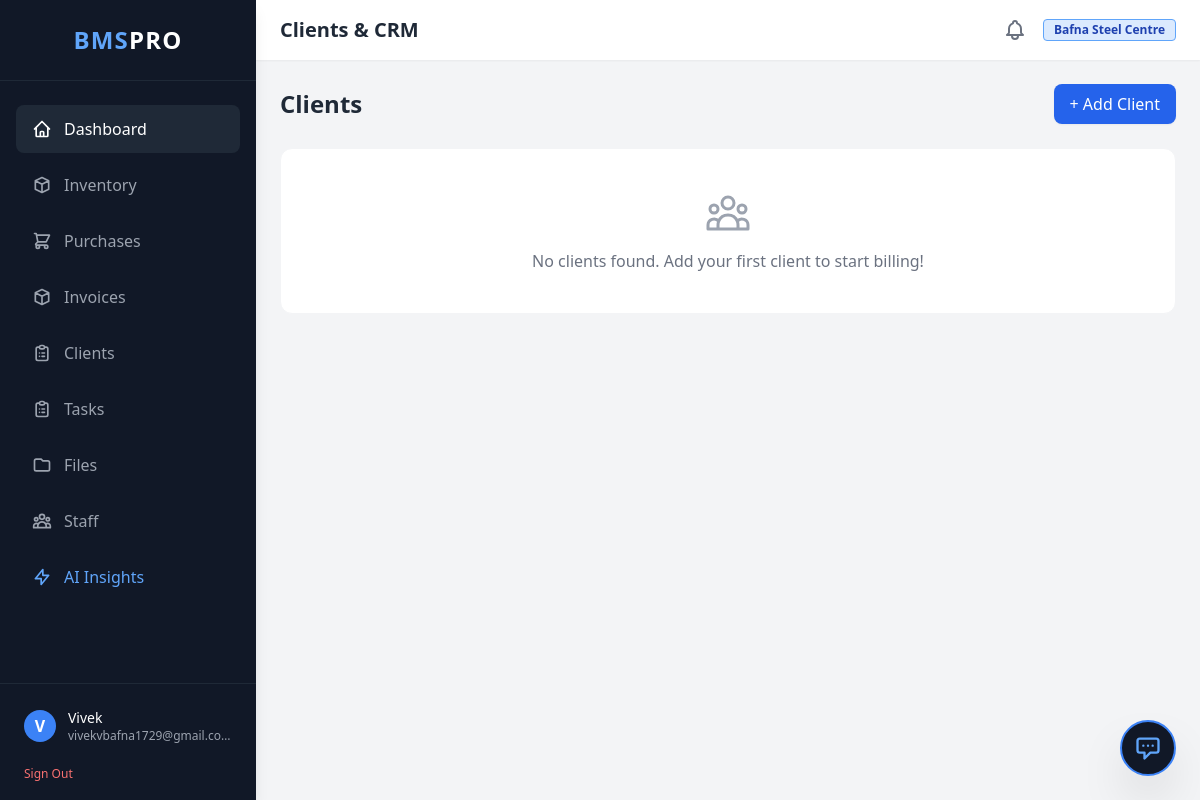
Screenshot of /billing/clients/ (signed in) with the database file from the repository.
### accounts/models.py (models this page shows, shortened)
class User(AbstractBaseUser, PermissionsMixin):
    user_id = models.UUIDField(primary_key=True, default=uuid.uuid4, editable=False)
    company = models.ForeignKey(Company, on_delete=models.CASCADE, related_name='employees', null=True, blank=True)
    email = models.EmailField(unique=True) # Removed editable=False
    first_name = models.CharField(max_length=100, blank=True)
    middle_name = models.CharField(max_length=100, blank=True)
    last_name = models.CharField(max_length=100, blank=True)
    username = models.CharField(max_length=150, unique=True, blank=True)
    flat_number = models.CharField(max_length=20, blank=True)
    building_name = models.CharField(max_length=100, blank=True) # Lowercased 'b'
    street_name = models.CharField(max_length=100, blank=True)
    city = models.CharField(max_length=100, blank=True)
    state = models.CharField(max_length=100, blank=True)
    phone_number = models.CharField(max_length=15, blank=True)
    phone_number2 = models.CharField(max_length=15, blank=True, null=True)
    joining_date = models.DateField(blank=True, null=True)
    monthly_salary = models.DecimalField(max_digits=10, decimal_places=2, blank=True, null=True)
    is_active = models.BooleanField(default=True)
    is_staff = models.BooleanField(default=False)
    is_superuser = models.BooleanField(default=False)
    created_at = models.DateTimeField(auto_now_add=True)
    updated_at = models.DateTimeField(auto_now=True)
    objects = UserManager()
    USERNAME_FIELD = 'email'
    REQUIRED_FIELDS = [] # Removed 'username' since we auto-generate it

class Company(models.Model):
    company_id = models.UUIDField(primary_key=True, default=uuid.uuid4, editable=False)
    name = models.CharField(max_length=255)
    subdomain = models.CharField(max_length=100, unique=True, null=True, blank=True)
    created_at = models.DateTimeField(auto_now_add=True)
    is_active = models.BooleanField(default=True)

### billing/views.py (the view)
# urls.py: path('clients/', views.client_list, name='client_list'),
@login_required
def client_list(request):
    clients = Client.objects.filter(company=request.user.company).order_by('-created_at')
    base_template = 'shared/base_partial.html' if request.headers.get('HX-Request') else 'shared/base.html'
    context = {
        'clients': clients,
        'base_template': base_template,
        'page_title': 'Clients & CRM'
    }
    return render(request, 'billing/client_list.html', context)

### templates/billing/client_list.html (shortened to what this page needs)
{% extends base_template %}
{% block content %}
<div hx-get="{% url 'billing:client_list' %}" hx-trigger="clientRefresh from:body" hx-swap="outerHTML" class="max-w-7xl mx-auto space-y-6">
    <div class="flex justify-between items-center mb-6">
        <h2 class="text-2xl font-bold text-gray-800">Clients</h2>
        <button hx-get="{% url 'billing:add_client' %}" hx-target="#modal-container" class="bg-blue-600 text-white px-4 py-2 rounded-lg hover:bg-blue-700 shadow-sm font-medium transition">
            + Add Client
        </button>
    </div>
    <div class="grid grid-cols-1 md:grid-cols-2 lg:grid-cols-3 gap-6">
        {% for client in clients %}
        <div hx-get="{% url 'billing:client_profile' client.id %}" hx-target="#main-content" hx-push-url="true" class="bg-white rounded-xl shadow-sm border border-gray-100 p-6 hover:shadow-md hover:border-blue-300 transition cursor-pointer group">
            <div class="flex items-center mb-4">
                <div class="h-12 w-12 rounded-full bg-blue-100 text-blue-600 flex items-center justify-center text-xl font-bold">
                    {{ client.name|first|upper }}
                </div>
                <div class="ml-4">
                    <h3 class="text-lg font-bold text-gray-900 group-hover:text-blue-600 transition">{{ client.name }}</h3>
                    <p class="text-sm text-gray-500">{{ client.email|default:"No email" }}</p>
                </div>
            </div>
            <div class="text-sm text-gray-600 space-y-1">
                <p><span class="font-medium">Phone:</span> {{ client.phone|default:"N/A" }}</p>
                <p><span class="font-medium">GST/VAT:</span> {{ client.tax_number|default:"N/A" }}</p>
            </div>
            <div class="mt-4 pt-4 border-t border-gray-50 flex justify-between items-center">
                <span class="text-xs font-bold text-gray-400 uppercase">Total Invoices</span>
                <span class="bg-gray-100 text-gray-800 text-xs font-bold px-2 py-1 rounded">{{ client.invoices.count }}</span>
            </div>
        </div>
        {% empty %}
        <div class="col-span-full bg-white p-10 text-center rounded-xl border border-gray-100">
            <p class="text-gray-500 font-medium">No clients found. Add your first client to start billing!</p>
        </div>
        {% endfor %}
    </div>
</div>
{% endblock %}

### templates/shared/base.html (shortened to what this page needs)
<!DOCTYPE html>
<html lang="en">
<head>
    <script src="https://cdn.tailwindcss.com"></script>
</head>
<body class="bg-gray-100 text-gray-800 font-sans antialiased flex h-screen overflow-hidden">
    <aside class="w-64 bg-gray-900 text-white flex flex-col h-full shadow-lg z-20">
        <div class="p-6 flex items-center justify-center border-b border-gray-800">
            <h1 class="text-2xl font-bold tracking-wider text-blue-400">BMS<span class="text-white">PRO</span></h1>
        </div>
        <nav class="flex-1 px-4 py-6 space-y-2 overflow-y-auto">
            <a href="{% url 'dashboard:home' %}" hx-get="{% url 'dashboard:home' %}" hx-target="#main-content" hx-push-url="true" class="flex items-center px-4 py-3 bg-gray-800 text-white rounded-lg hover:bg-gray-700 transition-colors">
                <svg class="w-5 h-5 mr-3" fill="none" stroke="currentColor" viewBox="0 0 24 24"><path stroke-linecap="round" stroke-linejoin="round" stroke-width="2" d="M3 12l2-2m0 0l7-7 7 7M5 10v10a1 1 0 001 1h3m10-11l2 2m-2-2v10a1 1 0 01-1 1h-3m-6 0a1 1 0 001-1v-4a1 1 0 011-1h2a1 1 0 011 1v4a1 1 0 001 1m-6 0h6"></path></svg>
                Dashboard
            </a>
            <a href="{% url 'inventory:dashboard' %}" hx-get="{% url 'inventory:dashboard' %}" hx-target="#main-content" hx-push-url="true" class="flex items-center px-4 py-3 text-gray-400 rounded-lg hover:bg-gray-800 hover:text-white transition-colors">
                <svg class="w-5 h-5 mr-3" fill="none" stroke="currentColor" viewBox="0 0 24 24"><path stroke-linecap="round" stroke-linejoin="round" stroke-width="2" d="M20 7l-8-4-8 4m16 0l-8 4m8-4v10l-8 4m0-10L4 7m8 4v10M4 7v10l8 4"></path></svg>
                Inventory
            </a>
            <a href="{% url 'inventory:vendor_list' %}"
                hx-get="{% url 'inventory:vendor_list' %}"
                hx-target="#main-content"
                hx-push-url="true"
                class="flex items-center px-4 py-3 text-gray-400 rounded-lg hover:bg-gray-800 hover:text-white transition-colors">
                    <svg class="w-5 h-5 mr-3" fill="none" stroke="currentColor" viewBox="0 0 24 24"><path stroke-linecap="round" stroke-linejoin="round" stroke-width="2" d="M3 3h2l.4 2M7 13h10l4-8H5.4M7 13L5.4 5M7 13l-2.293 2.293c-.63.63-.184 1.707.707 1.707H17m0 0a2 2 0 100 4 2 2 0 000-4zm-8 2a2 2 0 11-4 0 2 2 0 014 0z"></path></svg>
                    Purchases
                </a>
            <a href="{% url 'billing:invoice_list' %}" hx-get="{% url 'billing:invoice_list' %}" hx-target="#main-content" hx-push-url="true" class="flex items-center px-4 py-3 text-gray-400 rounded-lg hover:bg-gray-800 hover:text-white transition-colors">
                <svg class="w-5 h-5 mr-3" fill="none" stroke="currentColor" viewBox="0 0 24 24"><path stroke-linecap="round" stroke-linejoin="round" stroke-width="2" d="M20 7l-8-4-8 4m16 0l-8 4m8-4v10l-8 4m0-10L4 7m8 4v10M4 7v10l8 4"></path></svg>
                Invoices
            </a>
            <a href="{% url 'billing:client_list' %}" class="flex items-center px-4 py-3 text-gray-400 rounded-lg hover:bg-gray-800 hover:text-white transition-colors">
                Clients
            </a>
            <a href="{% url 'taskms:task_board' %}" class="flex items-center px-4 py-3 text-gray-400 rounded-lg hover:bg-gray-800 hover:text-white transition-colors">
                Tasks
            </a>
            <a href="{% url 'file_manager:dashboard' %}"
                hx-get="{% url 'file_manager:dashboard' %}"
                hx-target="#main-content"
                hx-push-url="true"
                class="flex items-center px-4 py-3 text-gray-400 rounded-lg hover:bg-gray-800 hover:text-white transition-colors">
                    <svg class="w-5 h-5 mr-3" fill="none" stroke="currentColor" viewBox="0 0 24 24">
                        <path stroke-linecap="round" stroke-linejoin="round" stroke-width="2" d="M3 7v10a2 2 0 002 2h14a2 2 0 002-2V9a2 2 0 00-2-2h-6l-2-2H5a2 2 0 00-2 2z"></path>
                    </svg>
                    Files
                </a>
            <a href="{% url 'staffms:staff_list' %}" hx-get="{% url 'staffms:staff_list' %}" hx-target="#main-content" hx-push-url="true" class="flex items-center px-4 py-3 text-gray-400 rounded-lg hover:bg-gray-800 hover:text-white transition-colors">
                Staff
            </a>
            <a href="{% url 'analytics:ai_dashboard' %}" hx-get="{% url 'analytics:ai_dashboard' %}" hx-target="#main-content" hx-push-url="true" class="flex items-center px-4 py-3 text-blue-400 rounded-lg hover:bg-gray-800 hover:text-blue-300 transition-colors">
                <svg class="w-5 h-5 mr-3" fill="none" stroke="currentColor" viewBox="0 0 24 24"><path stroke-linecap="round" stroke-linejoin="round" stroke-width="2" d="M13 10V3L4 14h7v7l9-11h-7z"></path></svg>
                AI Insights
            </a>
        </nav>
        <div class="p-4 border-t border-gray-800">
            <a href="{% url 'accounts:profile' %}" class="flex items-center hover:bg-gray-800 p-2 rounded transition cursor-pointer">
                <div class="w-8 h-8 rounded-full bg-blue-500 flex items-center justify-center text-white font-bold">
                    {{ request.user.email|make_list|first|upper }}
                </div>
                <div class="ml-3 truncate">
                    <p class="text-sm font-medium text-white truncate">{{ request.user.first_name|default:"Set Profile" }}</p>
                    <p class="text-xs text-gray-400 truncate">{{ request.user.email }}</p>
                </div>
            </a>
            <form method="POST" action="{% url 'account_logout' %}" class="mt-2 pl-2">
                <button type="submit" class="text-xs text-red-400 hover:text-red-300 transition">Sign Out</button>
            </form>
        </div>
    </aside>
    <div class="flex-1 flex flex-col h-full overflow-hidden relative">
        <header class="bg-white shadow-sm z-10 py-4 px-6 flex justify-between items-center">
            <h2 class="text-xl font-semibold text-gray-800">{% block page_title %}{{ page_title }}{% endblock %}</h2>
            <div class="flex items-center space-x-4">
                <button class="text-gray-500 hover:text-blue-600 transition">
                </button>
                <span class="bg-blue-100 text-blue-800 text-xs font-semibold px-2.5 py-0.5 rounded border border-blue-400">
                    {{ request.user.company.name|default:"No Company Assigned" }}
                </span>
            </div>
        </header>
        <main id="main-content" class="flex-1 overflow-x-hidden overflow-y-auto bg-gray-100 p-6">
            {% block content %}
            {% endblock %}
        </main>
    </div>
    <div x-data="{
        open: false, isLoading: false, inputMsg: '',
        messages: [{sender: 'bot', text: 'BMS Pro AI Engine Online. Ask me anything about your business data.'}],
        async sendMessage() {
            if (this.inputMsg.trim() === '') return;
            let msg = this.inputMsg;
            this.messages.push({ sender: 'user', text: msg });
            this.inputMsg = '';
            this.isLoading = true;
            this.scrollToBottom();
            try {
                let response = await fetch('{% url 'analytics:ai_bot_reply' %}', {
                    method: 'POST',
                    headers: { 'Content-Type': 'application/json', 'X-CSRFToken': '{{ csrf_token }}' },
                    body: JSON.stringify({ message: msg })
                });
                if(response.ok) {
                    let data = await response.json();
                    // Basic Markdown parsing for bold text
                    let formattedReply = data.reply.replace(/\*\*(.*?)\*\*/g, '<b>$1</b>');
                    this.messages.push({ sender: 'bot', text: formattedReply });
                } else {
                    this.messages.push({ sender: 'bot', text: 'Error reaching API.' });
                }
            } catch(err) {
                this.messages.push({ sender: 'bot', text: 'Network failed.' });
            } finally {
                this.isLoading = false;
                this.scrollToBottom();
            }
        },
        scrollToBottom() {
            setTimeout(() => { let box = document.getElementById('chat-messages'); if(box) box.scrollTop = box.scrollHeight; }, 100);
        }
    }"
     class="fixed bottom-6 right-6 z-50">
    <button @click="open = !open" class="bg-gray-900 border-2 border-blue-500 text-white w-14 h-14 rounded-full shadow-2xl flex items-center justify-center transition-transform hover:scale-110">
        <svg x-show="!open" class="w-7 h-7 text-blue-400" fill="none" stroke="currentColor" viewBox="0 0 24 24"><path stroke-linecap="round" stroke-linejoin="round" stroke-width="2" d="M8 10h.01M12 10h.01M16 10h.01M9 16H5a2 2 0 01-2-2V6a2 2 0 012-2h14a2 2 0 012 2v8a2 2 0 01-2 2h-5l-5 5v-5z"></path></svg>
    </button>
</div>
</body>
</html>

### rows the page displays
User: user.email|make_list "V", user.first_name "Vivek", user.email "vivekvbafna1729@gmail.com", user.company.name "Bafna Steel Centre"

### other values shown
{{ page_title }} "Clients & CRM"
